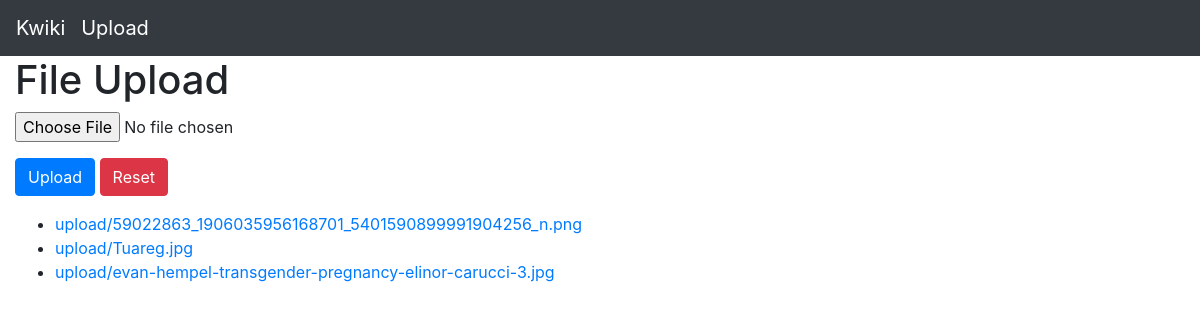
/wiki/upload/ (signed in), run on the app's committed database.
### wiki/models.py (models this page shows, shortened)
class UserFileUpload(models.Model):
    upload = models.FileField(upload_to='upload/')

### wiki/views.py (the view)
# urls.py: path('upload/', views.upload_file, name='upload_page'),
@login_required
def upload_file(request):
    context = {}
    if request.method == 'POST':
        form = UploadFileForm(request.POST, request.FILES)
        if form.is_valid():
            form.save()
    else:
        form = UploadFileForm()
    context['form'] = form
    context['files'] = UserFileUpload.objects.all().order_by('upload')
    return render(request, 'wiki/upload.html', context)

### wiki/forms.py
class UploadFileForm(ModelForm):
    class Meta:
        model = UserFileUpload
        fields = ['upload']

### wiki/templates/wiki/upload.html (shortened to what this page needs)
{% extends 'wiki/base.html'%}
{% load static %}
{% block content %}
<h1> File Upload</h1>
<section>
    <form method='POST' enctype='multipart/form-data' action="{% url 'wiki:upload_page' %}">
    <div class="form-group">
	    <div class="input-group input-file" name="file">
        {{form.upload}}
    </div>
         </div>
    <div class="form-group">
	    <input class="btn btn-primary" type='submit' value="Upload">
	    <button type="reset" class="btn btn-danger">Reset</button>
    </div>
    </form>
</section>
<section>
{% if files %}
    <ul>
    {% for file in files %}
    <li><a href="{{file.upload.url}}">{{file.upload.name}}</a></li>
    {% endfor %}
    </ul>
{% else %}
<p>No uploaded files</p>
{% endif %}
</section>
{% endblock %}

### wiki/static/wiki/styles.css (style rules this page uses)
body { background-color: aqua; }

### data on the page
UserFileUpload: upload.name "upload/59022863_1906035956168701_5401590899991904256_n.png"
UserFileUpload: upload.name "upload/Tuareg.jpg"
UserFileUpload: upload.name "upload/evan-hempel-transgender-pregnancy-elinor-carucci-3.jpg"
